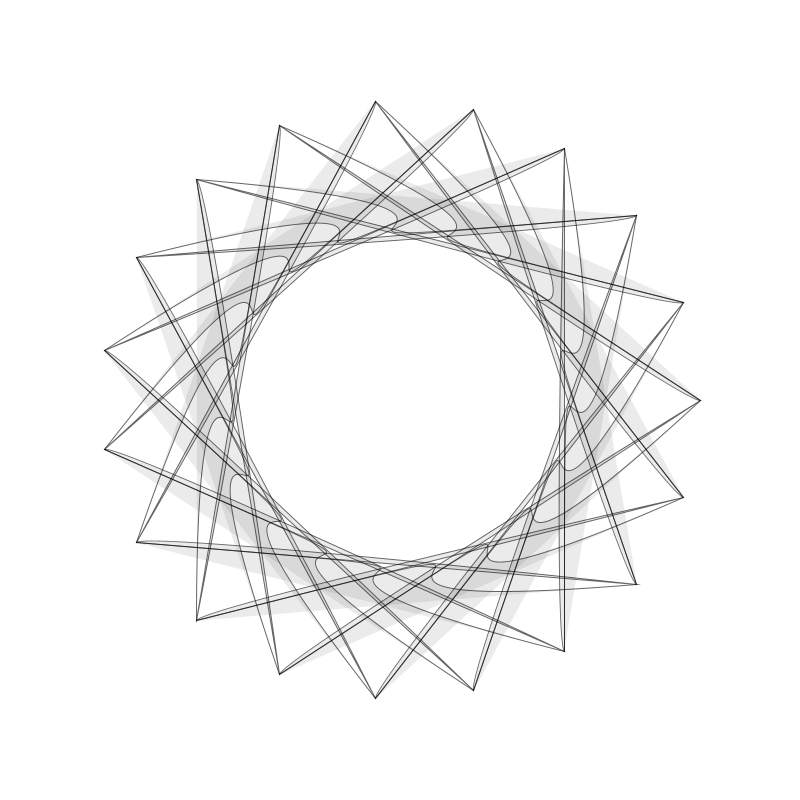
Frame 1 (no input)
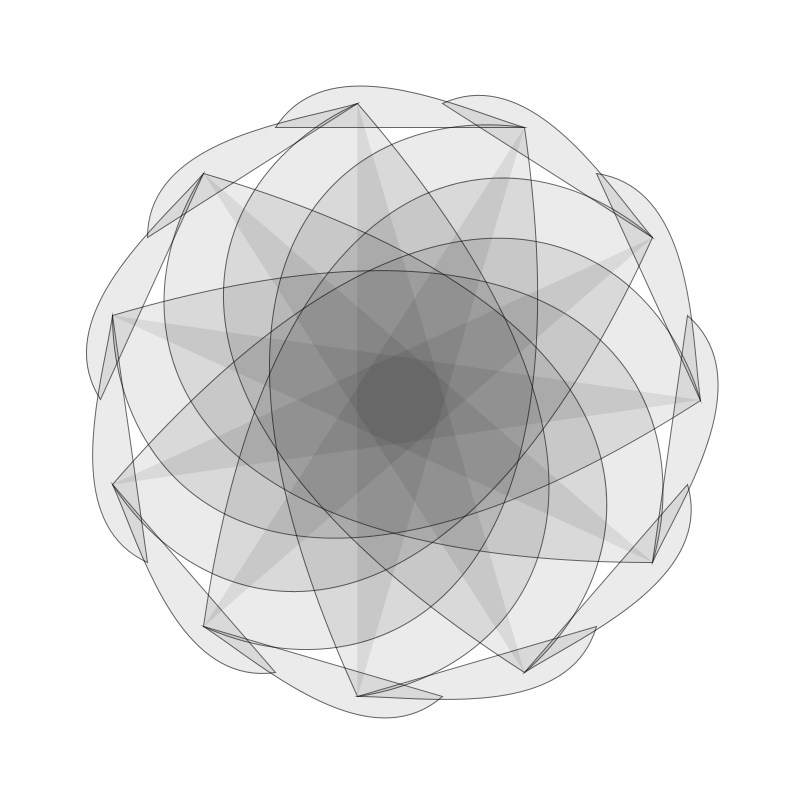
Frame 2 (the mouse pressed at the canvas centre, redrawn once)

The Processing sketch that drew these frames (run headless with seeded random() and noise(); the mouse was pressed at the canvas centre and the sketch redrawn once):

// Processing sketch: example_cool_curves
// ── example_cool_curves.pde
//Created by Gene Kogan

void setup() {
  
  size(800,800);
  noLoop();
}

void draw() {

  PVector[] p;
  int[] s;
  int n = (int)random(10, 24);
  do {
    s = new int[] {
      (int) random(1, n), (int)random(1, n), (int)random(1, n)
      };
    } 
    while (n%s[2]==0);
  p = new PVector[n];
  for (int i = 0; i < n; i++) {
    float ang = lerp(0, TWO_PI, (float) i/n);
    p[i] = new PVector(300*cos(ang), 300*sin(ang));
  }

  background(255); 
  stroke(0, 150);
  fill(0, 20);
  translate(width/2, height/2);
  int i1 = 0;
  do {
    int i2 = (i1 + s[0]) % n;
    int i3 = (i1 + s[1]) % n;
    int i4 = (i1 + s[2]) % n;
    beginShape();
    curveVertex(p[i1].x, p[i1].y);
    curveVertex(p[i2].x, p[i2].y);
    curveVertex(p[i3].x, p[i3].y);
    curveVertex(p[i4].x, p[i4].y);
    endShape(CLOSE);
    bezier(p[i1].x, p[i1].y, p[i2].x, p[i2].y, p[i3].x, p[i3].y, p[i4].x, p[i4].y );
    i1 = i3;
  } 
  while (i1 != 0);
}

void keyPressed(){

  redraw();


}
